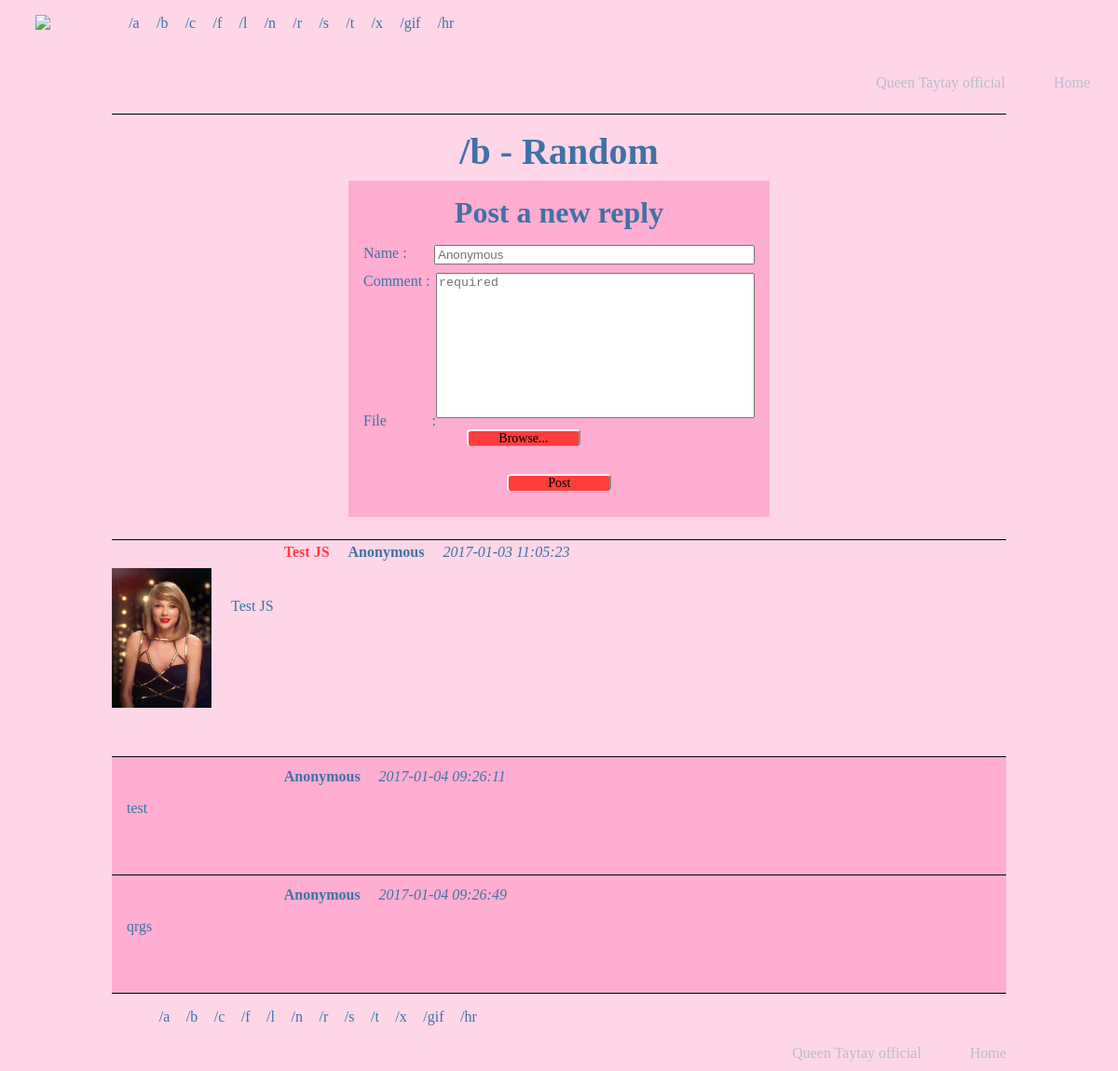
Page /reply.php?id=21 on the committed database.
### tables this page shows
CREATE TABLE `category` (
  `id` int(11) NOT NULL,
  `type` varchar(8) NOT NULL,
  `category` varchar(123) NOT NULL
);

CREATE TABLE `thread` (
  `id` int(11) NOT NULL,
  `category_id` int(11) DEFAULT NULL,
  `title` varchar(63) DEFAULT NULL,
  `name` varchar(42) DEFAULT 'Anonymous',
  `comment` longtext,
  `date` datetime DEFAULT NULL,
  `file` text
);

CREATE TABLE `reply` (
  `id` int(11) NOT NULL,
  `thread_id` int(11) NOT NULL,
  `name` varchar(25) NOT NULL DEFAULT 'Anonymous',
  `comment` text NOT NULL,
  `date` datetime NOT NULL,
  `file` text NOT NULL
);

### connect.php (called while the page is built, shortened)
<?php
function secureGet($array)
{
	foreach ($array as $key => $value)
	{
		$array[$key] = htmlspecialchars($value);
		$array[$key] = htmlentities($value);
	}
	return $array;
};

### reply.php (the view, shortened to what this page needs)
<?php
	$whatForm = 'reply';
	require_once 'connect.php';
	$thread = 'SELECT
	`category_id`,
	`title`,
	`name`,
	`date`,
	`id`,
	`file`,
	`comment`
	FROM
	`thread`
	WHERE
	`id`= :id
	;';
	$getThread = $pdo->prepare($thread);
    $getThread->bindValue(':id', $_GET['id'], PDO::PARAM_INT);
    $getThread->execute();
    $rowThread = $getThread->fetch(PDO::FETCH_ASSOC);
    $rowThread = secureGet($rowThread);
	$reply = 'SELECT
	`name`,
	`date`,
	`file`,
	`comment`
	FROM
	`reply`
	WHERE
	`thread_id`= :thread_id
	;';
	$getReply = $pdo->prepare($reply);
   	$getReply->bindValue(':thread_id', $_GET['id'], PDO::PARAM_INT);
   	$getReply->execute();
    $title = 'SELECT
    `id`,
	`type`,
	`category`
	FROM
	`category`
	;';
	$stmt = $pdo->prepare($title);
    $stmt->execute();
    $headList = $stmt->fetchAll();
    $getTitle = array();
    foreach ($headList as $key => $value) {
    	if($headList[$key]['id']==$rowThread['category_id'])
    	{
    		array_push($getTitle, $headList[$key]['type'], $headList[$key]['category'], $headList[$key]['id']);
    	}
    }
?>
<!DOCTYPE html>
<html>
<head>
	<link rel="stylesheet" type="text/css" href="styles/tschan.css">
</head>
<body>
	<?php
		require_once('header.php');
		require_once('form.php');
	?>
		<article class="article">
			<div class="op">
				<ul class="info">
					<li><span class="title"><?=$rowThread['title']?></span></li>
					<li><strong><?=$rowThread['name']?></strong></li>
					<li><em><?=$rowThread['date']?></em></li>
				</ul>
				<?php if ($rowThread['file']!=""): ?>
					<img src="content/<?=$rowThread['file']?>" class="resize medium">
				<?php endif; ?>
				<p>
					<?=$rowThread['comment']?>
				</p>
			</div>
		</article>
		<?php
			while ($rowReply = $getReply->fetch(PDO::FETCH_ASSOC)):
				$rowReply = secureGet($rowReply);
		?>
			<section class="reply onreply">
				<ul class="info">
					<li><strong><?=$rowReply['name']?></strong></li>
					<li><em><?=$rowReply['date']?></em></li>
				</ul>
				<p>
					<?=$rowReply['comment']?>
				</p>
			</section>
	<?php
		endwhile;
		require_once('footer.php');
	?>
</body>
</html>

### header.php
<header class="page">
	<a href="index.php"><img src="content/logoSwift.png" class="logo"></a>
	<ul class="headList">
<?php foreach ($headList as $key => $value): ?>
		<li class="navList" title="<?=$headList[$key]['category']?>"><a href="thread.php?id=<?=$headList[$key]['id']?>">/<?=$headList[$key]['type']?></a></li>
<?php endforeach; ?>
	</ul>
	<nav class="headNav">
		<a href="http://www.taylorswift.com">Queen Taytay official</a>
		<a href="index.php">Home</a>
	</nav>
</header>

### form.php (shortened to what this page needs)
<main>
	<div class="thForm">
<?php
	if (isset($_GET['id'])):
?>
	<h2>/<?=$getTitle['0']?> - <?=$getTitle['1']?></h2>
		<h3 id="formTitle">Post a new <?=$whatForm?></h3>
		<form id="dropper" class="newThread" method="post" enctype="multipart/form-data">
			<div class="formLine">
				<span class="what">Name :</span>
				<input class="formContent" type="text" name="name" placeholder="Anonymous">
			</div>
			<div class="textarea">
				<span class="what">Comment :</span>
				<textarea class="formContent" name="comment" maxlength="4208" rows="10" placeholder="required" selectionDirection="none" required="required"></textarea>
			</div>
			<div class="formLine">
				<span class="what">File :</span>
				<label for="file" class="browse">Browse...</label>
			</div>
			<div class="formLine">
			</div>
			<div class="formLine">
				<label id="button" class="post">Post</label>
			</div>
		</form>
	</div>
<?php
	endif;
?>

### footer.php
</main>
<footer>
	<ul class="footList">
<?php foreach ($headList as $key => $value): ?>
		<li class="navList" title="<?=$headList[$key]['category']?>"><a href="thread.php?id=<?=$headList[$key]['id']?>">/<?=$headList[$key]['type']?></a></li>
<?php endforeach; ?>
	</ul>
	<nav class="footNav">
		<a href="http://www.taylorswift.com">Queen Taytay official</a>
		<a href="index.php">Home</a>
	</nav>
</footer>

### styles/tschan.css (style rules this page uses)
body { background-color: #FFD6E8; margin: 0; font-size: 1em; color: #3F73A5; }
ul { list-style: none; }
li a { color: #3F73A5; }
a { text-decoration: none; color: #B8BECC; }
.navList { margin-left: 8px; }
.page { width: 95%; max-height: 84px; margin: 0 auto; }
.logo { height: 84px; float: left; margin-left: 8px; }
.headList { margin-left: 5%; margin-bottom: 5px; max-height: 100%; }
.headList li { display: inline; padding: 0.3%; }
.headNav { float: right; display: inline; margin-top: 2.56em; }
.headNav a { margin-left: 3em; font-size: 1em; }
.formLine .post { display: flex; width: 8%; margin: 0 auto; padding-left: 42px; background-color: #FF3D3D; border-radius: 4px; text-align: center; }
.browse, .post { -moz-box-shadow:inset 0px 39px 0px -24px #FF3D3D; -webkit-box-shadow:inset 0px 39px 0px -24px #FF3D3D; box-shadow:inset 0px 39px 0px -24px #FF3D3D; background-color: #8A8A8A; -moz-border-radius:4px; -webkit-border-radius:4px; border-radius:4px; border-top: 2px solid #EFEFEF; border-left: 2px solid #EFEFEF; border-right: 2px solid #8A8A8A; display:inline-block; cursor:pointer; color:black; font-family: Lucida ; font-size:14px; padding: 0 32px; margin-left: 26.5%; }
h2 { display: block; width: 500px; margin: 0 auto; text-align: center; font-size: 2.5em; padding-top: 8px; padding-bottom: 8px; }
h3 { display: block; max-width: 452px; margin: 0 auto; background-color: #ffadd1; text-align: center; padding-top: 16px; font-size: 2em; }
.thForm { max-width: 80%; margin: 0 auto; margin-top: 88px; border-top: 1px solid black; text-align: justify; padding-top: 8px; padding-bottom: 8px; }
.newThread { padding: 16px; max-width: 420px; height: auto; margin: 0 auto; background-color: #ffadd1; }
.newThread input, .newThread textarea { width: 80%; float: right; resize: none; }
.newThread .formLine { display: block; min-height: 30px; }
.newThread .textarea { display: block; height: 150px; }
.what { height: 100%; }
.op { min-height: 100%; margin-bottom: 42px; }
img.medium { max-width: 150px; max-height: 150px; float: left; margin-top: 8px; margin-right: 1em; margin-bottom: 0.5em; display: block; }
ul.info { width: 69%; padding-top: 4px; margin-bottom: 0px; margin: 0 auto; }
.info li { display: inline; margin-left: 1em; }
.title { color: #FF3D3D; font-weight: bold; }
.op p { padding-top: 1.5em; padding-left: 8em; }
.reply { background-color: #FFADD1; margin-left: 3em; }
footer { border-top: 1px solid black; max-width: 80%; margin: 0 auto; }
.footNav { float: right; display: inline; margin-top: 1em; margin-bottom: 10px; }
.footNav a { margin-left: 3em; font-size: 1em; text-decoration: none; color: #B8BECC; }
.footList { margin-bottom: 5px; max-height: 100%; }
.footList li { display: inline; padding: 0.3%; }
.article { max-width: 80%; min-height: 216px; margin: 0 auto; margin-top: 16px; border-top: 1px solid black; padding-bottom: 16px; }
section.reply { width: 80%; min-height: 110px; margin: 0 auto; padding-bottom: 8px; padding-top: 8px; border-top: 1px solid black; }
.reply .info { margin-top: 0px; }
.reply p { margin-left: 1em; }

### rows in the picture
category: type "a"
category: type "b", category "Random"
category: type "c"
category: type "f"
category: type "l"
category: type "n"
category: type "r"
category: type "s"
category: type "t"
category: type "x"
category: type "gif"
category: type "hr"
thread: title "Test JS", name "Anonymous", date "2017-01-03 11:05:23", file (picture), comment "Test JS"
reply: name "Anonymous", date "2017-01-04 09:26:11", comment "test"
reply: name "Anonymous", date "2017-01-04 09:26:49", comment "qrgs"

### other values in the picture
$whatForm "reply"
